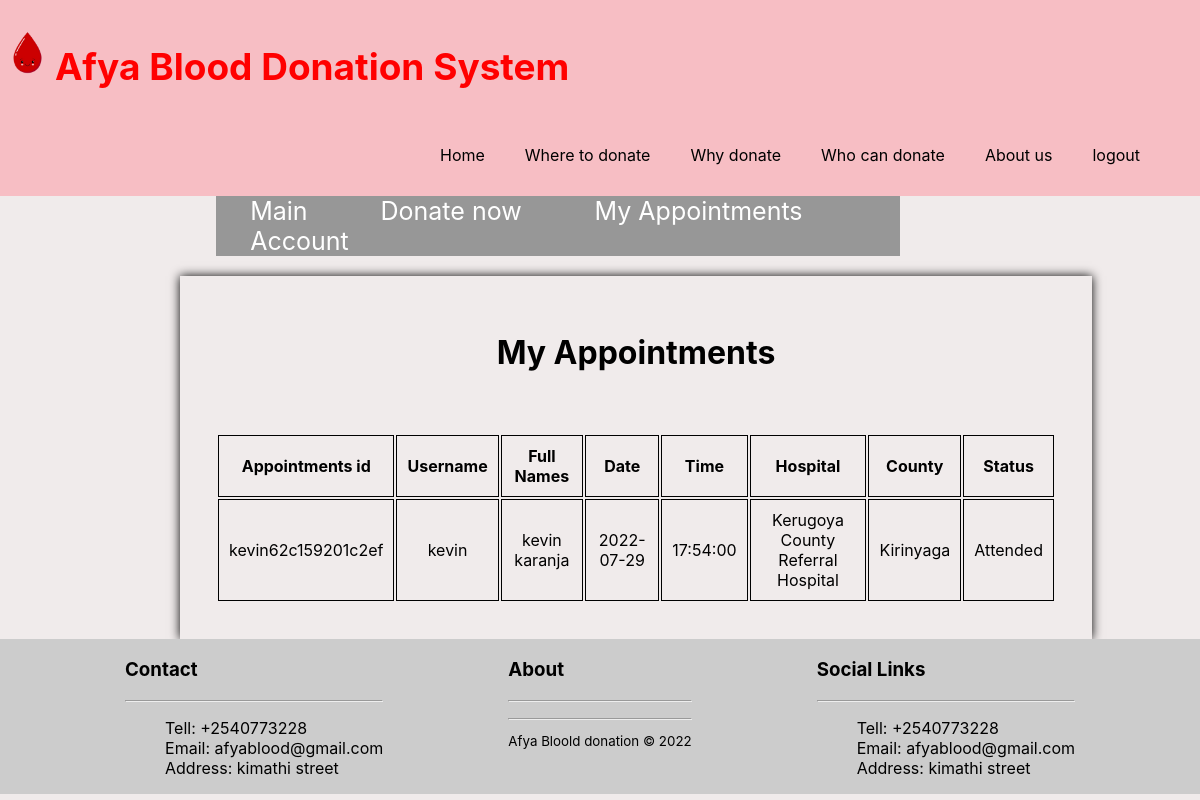
/donate/appointments.php (signed in), run on the app's committed database.
### tables this page shows
CREATE TABLE `booking` (
  `bookid` int NOT NULL,
  `username` varchar(255) NOT NULL,
  `fullname` varchar(255) NOT NULL,
  `book_date` date NOT NULL,
  `book_time` time NOT NULL,
  `hospital` varchar(255) NOT NULL,
  `email` varchar(255) NOT NULL,
  `county` varchar(255) NOT NULL,
  `status` varchar(11) NOT NULL,
  `random` varchar(255) NOT NULL
);

### donate/appointments.php (the view, shortened to what this page needs)
<!DOCTYPE html>
<html lang="en">
<head>
    <link rel="stylesheet" href="../styles.css">
</head>
<body>
<!-- na  <?php include('../includes/navbarin.php')?>
<?php include('../includes/mininav.php') ?>
<br>
<?php include('../includes/conn.php') ;
$id =  $_SESSION['username'];
?>
<div class="book">
<h1 >My Appointments</h1>
<table>
        <tr>
            <th>Appointments id</th>
        <th>Username</th>
        <th>Full Names</th>
        <th>Date </th>
        <th>Time </th>
        <th>Hospital </th>
        <th>County </th>
        <th>Status </th>
        </tr>
<?php
$sql = "SELECT * FROM booking WHERE username ='$id'";
$result = $db->query($sql);
                while($rows=$result->fetch_assoc())
                {
             ?>
        <tr>
        <td ><?php  echo $rows['random']; ?></td>
        <td ><?php echo $rows['username'];?></td>
            <td>  <?php echo $rows['fullname'];?></td>
            <td> <?php echo $rows['book_date'];?></td>
            <td> <?php echo $rows['book_time'];?></td>
            <td> <?php echo $rows['hospital'];?></td>
            <td> <?php echo $rows['county'];?></td>
            <td><?php echo $rows['status'];?>
              </td>
        </tr>
<br>
<br>
    <?php
}
?>
   </table></div>
<?php include('../includes/footer.php') ?>
</body>
</html>

### styles.css (style rules this page uses)
th, td { border: 1px solid; padding: 10px; }
body { margin:0px; background-color:#f0ebeb; font-family: -apple-system, BlinkMacSystemFont, 'Segoe UI', Roboto, Oxygen, Ubuntu, Cantarell, 'Open Sans', 'Helvetica Neue', sans-serif; }
h1 { text-align:center; }
.book { background-color: transparent; box-shadow: 0 0 10px #000000; width:70%; margin-left:15%; margin-right:15%; padding: 3%; }
table { text-align: center; }

### data on the page
booking: random "kevin62c159201c2ef", username "kevin", fullname "kevin karanja", book_date "2022-07-29", book_time "17:54:00", hospital "Kerugoya County Referral Hospital", county "Kirinyaga", status "Attended"
